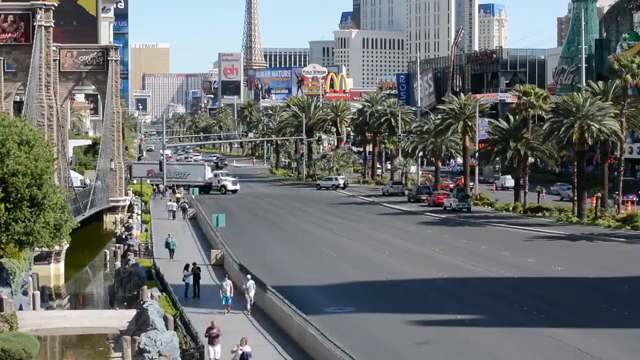
#> input picture frame 86 of videoplay.mp4, 640 x 360 px
$ jupyter execute Car_detection.ipynb
#> lines starting #> are read from the running program, lines starting #| are printed output that depends on the picture; after the words box and inside, x2 and y2 are one past the last pixel; in counts of white or black regions, pixels touching at a corner belong together
[cell 1]
#import OpenCv library
import cv2

[cell 2]
#OpenCV VideoCapture
cap = cv2.VideoCapture('videoplay.mp4')

[cell 3]
car_cascade = cv2.CascadeClassifier( 'cars.xml')

[cell 4]
while True:
    # reads frames from a video
    ret, frames = cap.read()
#> frames is the input picture: shape (360, 640, 3); mean B, G, R 112.9, 113, 109.6
    cars = car_cascade.detectMultiScale(frames)
#> cars = [[537, 216, 35, 35], [376, 186, 44, 44]]
    for (x,y,w,h) in cars:
        cv2.rectangle(frames,(x,y),(x+w,y+h),(0,0,255),2)
        cv2.imshow('Car Detection', frames)
#> this loop made 2 passes
#> pass 1, `cv2.imshow('Car Detection', frames)`:
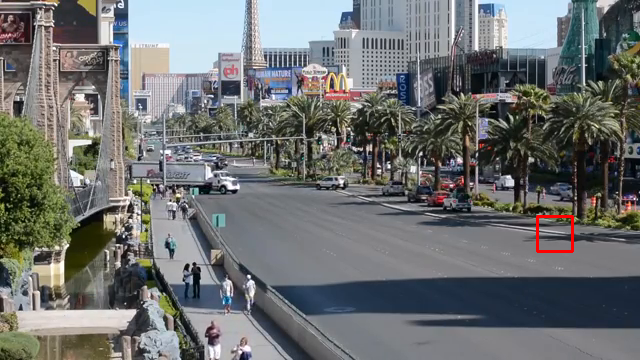
#> window 'Car Detection': shape (360, 640, 3); mean B, G, R 112.7, 112.8, 109.9
#> pass 2, `cv2.imshow('Car Detection', frames)`:
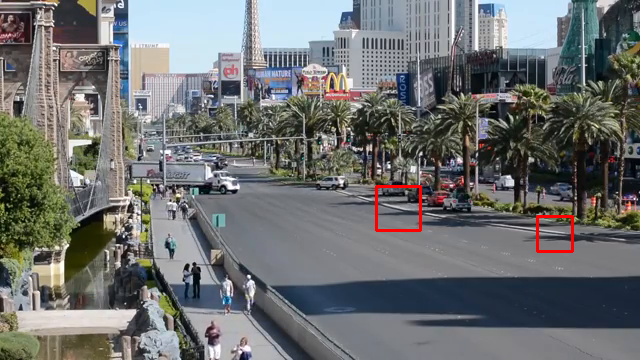
#> window 'Car Detection': shape (360, 640, 3); mean B, G, R 112.4, 112.6, 110.2
    if cv2.waitKey(1) == 13:
#> (key Esc is pressed here)
        break
cv2.destroyAllWindows()

$ run again, starting later in the video
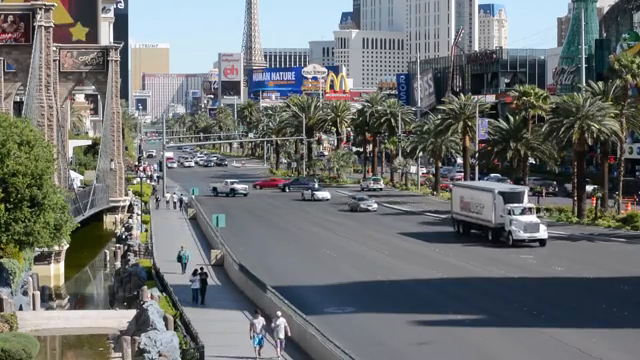
#> input picture frame 388 of videoplay.mp4, 640 x 360 px
#> frames is the input picture: shape (360, 640, 3); mean B, G, R 113.2, 113.3, 109.8
#> cars = [[205, 166, 46, 46], [327, 178, 51, 51], [286, 171, 47, 47], [396, 144, 142, 142]]
#> the loop `for (x,y,w,h) in cars:` made 4 passes
#> pass 1, `cv2.imshow('Car Detection', frames)`:
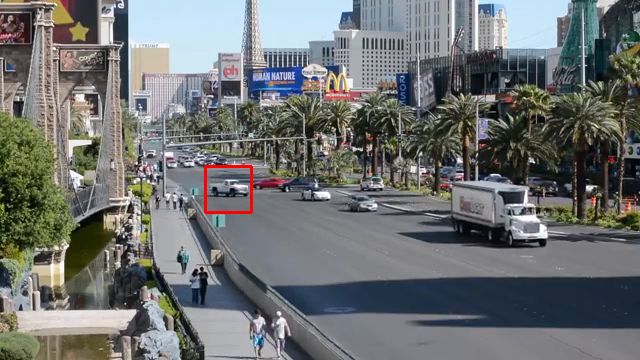
#> window 'Car Detection': shape (360, 640, 3); mean B, G, R 112.9, 113.1, 110.2
#> after the loop `for (x,y,w,h) in cars:`:
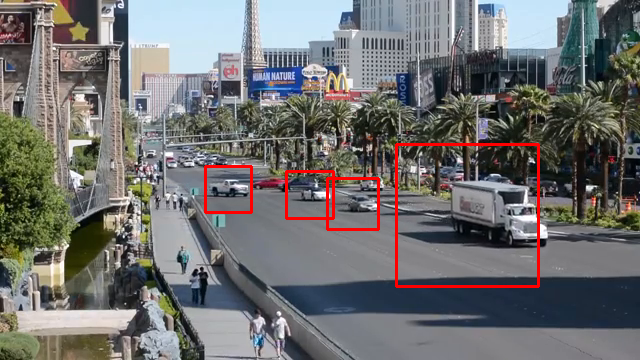
#> frames: shape (360, 640, 3); 1.47% of pixels changed, all inside (x1, y1, x2, y2) = (204, 143, 540, 288)

$ run again, starting later in the video
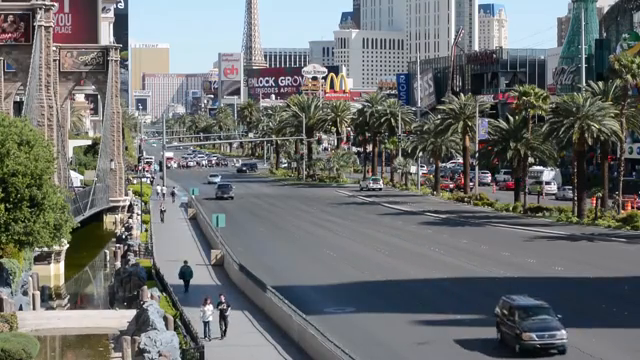
#> input picture frame 690 of videoplay.mp4, 640 x 360 px
#> frames is the input picture: shape (360, 640, 3); mean B, G, R 112.4, 112.6, 109.7
#> cars = [[529, 217, 34, 34], [408, 143, 120, 120]]
#> the loop `for (x,y,w,h) in cars:` made 2 passes
#> pass 1, `cv2.imshow('Car Detection', frames)`:
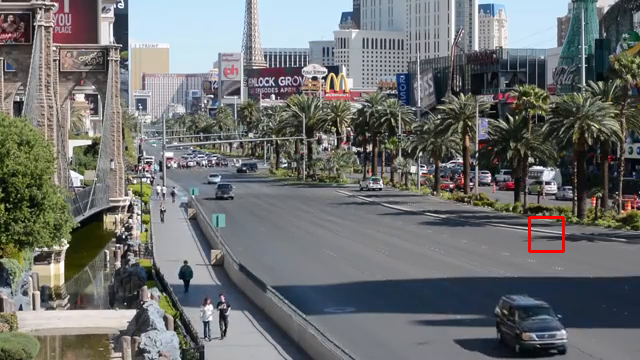
#> window 'Car Detection': shape (360, 640, 3); mean B, G, R 112.2, 112.4, 110
#> pass 2, `cv2.imshow('Car Detection', frames)`:
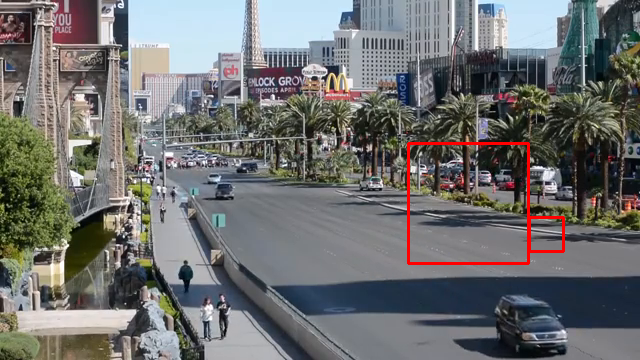
#> window 'Car Detection': shape (360, 640, 3); mean B, G, R 111.6, 111.8, 110.9
